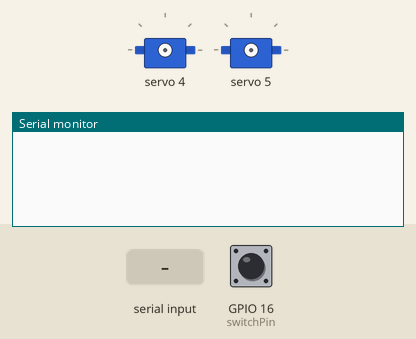
This sketch was run on a simulated ESP32. On the bench: 2 × servo, the last lines printed to the serial monitor. The test bench sets the inputs (shaded band); at power-on: GPIO 16 (switchPin) LOW.

Above: at 1.2 s.
1.3 s: "*\n" received over Serial
At 1.7 s:
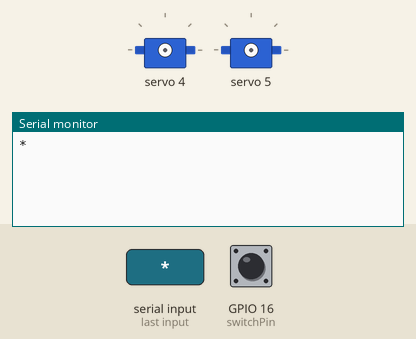
2.8 s: GPIO 16 (switchPin) pulled HIGH for 0.15 s
4.4 s: "90,45\n" received over Serial
At 5.1 s:
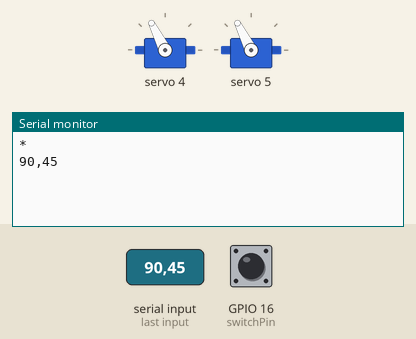
5.9 s: "1\n" received over Serial
At 6.5 s:
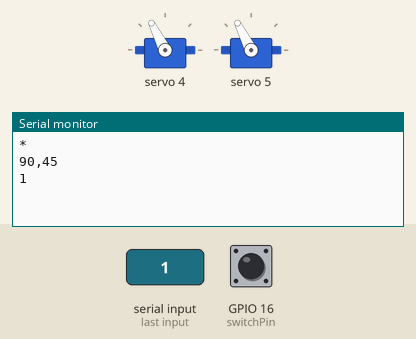
7.4 s: "1,90,45\n" received over Serial
At 8.6 s:
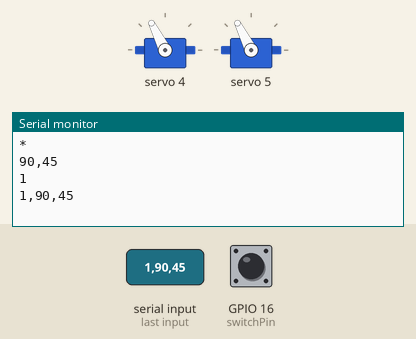
8.9 s: "a90\n" received over Serial
At 9.9 s:
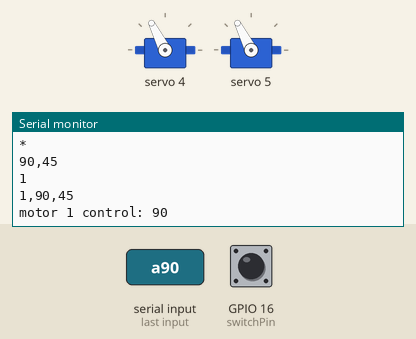

Measured:
- after the input at 1.3 s, the serial monitor: prints a new line at once (image 1)
- after the input at 4.4 s, the serial monitor: prints a new line at once (image 2)
- after the input at 5.9 s, the serial monitor: prints a new line at once (image 3)
- after the input at 7.4 s, the serial monitor: prints a new line at once (image 4)
- after the input at 8.9 s, the serial monitor: prints a new line at once (image 5)

The sketch:

controller.ino
```cpp
#include <Adafruit_PWMServoDriver.h>
Adafruit_PWMServoDriver board1 = Adafruit_PWMServoDriver(0x40);       // called this way, it uses the default address 0x40

#define SERVOMIN  125                                                 // this is the 'minimum' pulse length count (out of 4096) 125
#define SERVOMAX  522                                                 // this is the 'maximum' pulse length count (out of 4096) 625

/*
ESP32:
Connect GND's
3V3 to VCC on driver
GPIO 21(P21) to SDA
GPIO 22(P22) to SCL

Driver:
V+ to power supply

*/


int incomingByte = 0; // for incoming serial data
char letter = 'a';
char buf [256];
int len = 0;
float var1;
float var2;
char intBufA [3];
int angleA = 0;
char intBufB [3];
int angleB = 0;
const int switchPin = 16;
int active = 1;

int switchState = 0;

void setup() {
  Serial.begin(115200); // opens serial port, sets data rate to 115200 bps

  for(int i = 0; i < 256; i++){
    buf[i] = '\0';
  }

  driverBoot();
  pinMode(switchPin, INPUT_PULLDOWN);
}


void loop() {


    // // Independent of USB - testing code
    // switchState = digitalRead(switchPin);
    // if (switchState == HIGH) {
    //   // turn LED on
    //   angleA = 120;
    // } else {
    //   // turn LED off
    //   angleA = 300;
    // }

    switchState = digitalRead(switchPin);
    if (switchState == HIGH) {
      // turn LED on
      active = 1;
    } else {
      // turn LED off
      active = 0;
    }

    // board1.setPWM(0, 0, angleToPulse(angleA) );
    // board1.setPWM(1, 0, angleToPulse(angleA) );
    // board1.setPWM(2, 0, angleToPulse(angleA) );
    // board1.setPWM(3, 0, angleToPulse(angleA) );

    // board1.setPWM(4, 0, angleToPulse(angleB) );
    // board1.setPWM(5, 0, angleToPulse(angleB) );
    // board1.setPWM(6, 0, angleToPulse(angleB) );
    // board1.setPWM(7, 0, angleToPulse(angleB) );

    if(active == 1) {
      board1.setPWM(4, 0, angleToPulse(angleA) );
      board1.setPWM(5, 0, angleToPulse(angleB) );
    }

    // board1.setPWM(0, 0, angleToPulse(angleA) );


    // board1.setPWM(4, 0, angleToPulse(0) );
    // board1.setPWM(5, 0, angleToPulse(0) );
    // delay(800);
    // board1.setPWM(4, 0, angleToPulse(angleA) );
    // board1.setPWM(5, 0, angleToPulse(angleA) );
    // delay(800);


    delay(10);

  // send data only when you receive data:
  if (Serial.available() > 0) {
    len = 0;
    // read the incoming byte:
    for(int i = 0; i < 256; i++){
      incomingByte = Serial.read();
      letter = incomingByte;
      buf[i] = letter;
      len += 1;
      if(incomingByte == 10){
        break;
      }
    }

    switch (buf[0]) {
      case 'a':
        //Gcode command 1
        intBufA[0] = buf[1];
        intBufA[1] = buf[2];
        intBufA[2] = buf[3];
        angleA = atoi(intBufA);
        Serial.print("motor 1 control: ");
        Serial.println(angleA);
        break;
      case 'b':
        //Gcode command 2
        intBufB[0] = buf[1];
        intBufB[1] = buf[2];
        intBufB[2] = buf[3];
        angleB = atoi(intBufB);
        Serial.print("motor 2 control: ");
        Serial.println(angleB);
        break;
      case 'z':
        //Reset Driver
        driverBoot();
        Serial.println("resetting");
        break;
      case '*':
        //reading empty buffer
        Serial.println("*");
        break;
      default:
        //Gcode command 5
        Serial.print(buf);
        break;
    }

    // say what you got:
    // Serial.println(buf);

    for(int i = 0; i < len; i++){
      buf[i] = '\0';
    }
  }
}

int angleToPulse(int ang)                             //gets angle in degree and returns the pulse width
  {  int pulse = map(ang,0, 180, SERVOMIN,SERVOMAX);  // map angle of 0 to 180 to Servo min and Servo max
     //Serial.print("Angle: ");Serial.print(ang);
     //Serial.print(" pulse: ");Serial.println(pulse);
     return pulse;
  }

void driverBoot() {
  board1.begin();
  board1.setPWMFreq(45);                  // Analog servos run at ~50 Hz updatesc
  angleA = 90;
  angleB = 90;
}
```
